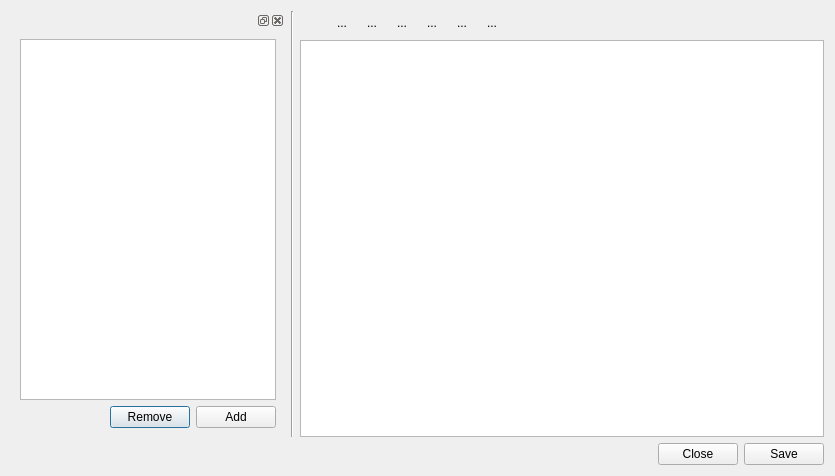
<?xml version="1.0" encoding="UTF-8"?>
<ui version="4.0">
 <class>NoteEditor</class>
 <widget class="QDialog" name="NoteEditor">
  <property name="geometry">
   <rect>
    <x>0</x>
    <y>0</y>
    <width>835</width>
    <height>476</height>
   </rect>
  </property>
  <property name="windowTitle">
   <string>Dialog</string>
  </property>
  <layout class="QVBoxLayout" name="verticalLayout_3">
   <item>
    <layout class="QHBoxLayout" name="horizontalLayout_4">
     <item>
      <widget class="QDockWidget" name="dockWidget">
       <property name="sizePolicy">
        <sizepolicy hsizetype="Maximum" vsizetype="Preferred">
         <horstretch>0</horstretch>
         <verstretch>0</verstretch>
        </sizepolicy>
       </property>
       <widget class="QWidget" name="dockWidgetContents">
        <layout class="QHBoxLayout" name="horizontalLayout_5">
         <item>
          <layout class="QVBoxLayout" name="verticalLayout">
           <property name="sizeConstraint">
            <enum>QLayout::SetMaximumSize</enum>
           </property>
           <item>
            <widget class="QListWidget" name="listWidget_notes">
             <property name="sizePolicy">
              <sizepolicy hsizetype="Fixed" vsizetype="Expanding">
               <horstretch>0</horstretch>
               <verstretch>0</verstretch>
              </sizepolicy>
             </property>
             <property name="minimumSize">
              <size>
               <width>200</width>
               <height>0</height>
              </size>
             </property>
            </widget>
           </item>
           <item>
            <layout class="QHBoxLayout" name="horizontalLayout">
             <item>
              <spacer name="horizontalSpacer_2">
               <property name="orientation">
                <enum>Qt::Horizontal</enum>
               </property>
               <property name="sizeHint" stdset="0">
                <size>
                 <width>40</width>
                 <height>20</height>
                </size>
               </property>
              </spacer>
             </item>
             <item>
              <widget class="QPushButton" name="pushButton_2">
               <property name="sizePolicy">
                <sizepolicy hsizetype="Fixed" vsizetype="Fixed">
                 <horstretch>0</horstretch>
                 <verstretch>0</verstretch>
                </sizepolicy>
               </property>
               <property name="text">
                <string>Remove</string>
               </property>
              </widget>
             </item>
             <item>
              <widget class="QPushButton" name="pushButton">
               <property name="sizePolicy">
                <sizepolicy hsizetype="Fixed" vsizetype="Fixed">
                 <horstretch>0</horstretch>
                 <verstretch>0</verstretch>
                </sizepolicy>
               </property>
               <property name="text">
                <string>Add</string>
               </property>
              </widget>
             </item>
            </layout>
           </item>
          </layout>
         </item>
        </layout>
       </widget>
      </widget>
     </item>
     <item>
      <widget class="Line" name="line">
       <property name="orientation">
        <enum>Qt::Vertical</enum>
       </property>
      </widget>
     </item>
     <item>
      <layout class="QVBoxLayout" name="verticalLayout_2">
       <property name="sizeConstraint">
        <enum>QLayout::SetFixedSize</enum>
       </property>
       <property name="leftMargin">
        <number>0</number>
       </property>
       <item>
        <layout class="QHBoxLayout" name="horizontalLayout_2">
         <property name="sizeConstraint">
          <enum>QLayout::SetFixedSize</enum>
         </property>
         <item>
          <widget class="QToolButton" name="toolButton_3">
           <property name="text">
            <string/>
           </property>
           <property name="icon">
            <iconset resource="../icons.qrc">
             <normaloff>:/icons/16x16/edit-undo.png</normaloff>:/icons/16x16/edit-undo.png</iconset>
           </property>
           <property name="autoRaise">
            <bool>true</bool>
           </property>
          </widget>
         </item>
         <item>
          <widget class="QToolButton" name="toolButton_7">
           <property name="text">
            <string>...</string>
           </property>
           <property name="icon">
            <iconset resource="../icons.qrc">
             <normaloff>:/icons/16x16/edit-redo.png</normaloff>:/icons/16x16/edit-redo.png</iconset>
           </property>
           <property name="autoRaise">
            <bool>true</bool>
           </property>
          </widget>
         </item>
         <item>
          <widget class="QToolButton" name="toolButton_6">
           <property name="text">
            <string>...</string>
           </property>
           <property name="icon">
            <iconset resource="../icons.qrc">
             <normaloff>:/icons/16x16/format-text-bold.png</normaloff>:/icons/16x16/format-text-bold.png</iconset>
           </property>
           <property name="autoRaise">
            <bool>true</bool>
           </property>
          </widget>
         </item>
         <item>
          <widget class="QToolButton" name="toolButton_5">
           <property name="text">
            <string>...</string>
           </property>
           <property name="icon">
            <iconset resource="../icons.qrc">
             <normaloff>:/icons/16x16/format-text-italic.png</normaloff>:/icons/16x16/format-text-italic.png</iconset>
           </property>
           <property name="autoRaise">
            <bool>true</bool>
           </property>
          </widget>
         </item>
         <item>
          <widget class="QToolButton" name="toolButton_4">
           <property name="text">
            <string>...</string>
           </property>
           <property name="icon">
            <iconset resource="../icons.qrc">
             <normaloff>:/icons/16x16/format-text-underline.png</normaloff>:/icons/16x16/format-text-underline.png</iconset>
           </property>
           <property name="autoRaise">
            <bool>true</bool>
           </property>
          </widget>
         </item>
         <item>
          <widget class="QToolButton" name="toolButton_2">
           <property name="text">
            <string>...</string>
           </property>
           <property name="icon">
            <iconset resource="../icons.qrc">
             <normaloff>:/icons/16x16/format-text-color.png</normaloff>:/icons/16x16/format-text-color.png</iconset>
           </property>
           <property name="autoRaise">
            <bool>true</bool>
           </property>
          </widget>
         </item>
         <item>
          <widget class="QToolButton" name="toolButton">
           <property name="sizePolicy">
            <sizepolicy hsizetype="Fixed" vsizetype="Fixed">
             <horstretch>0</horstretch>
             <verstretch>0</verstretch>
            </sizepolicy>
           </property>
           <property name="text">
            <string>...</string>
           </property>
           <property name="autoRaise">
            <bool>true</bool>
           </property>
          </widget>
         </item>
         <item>
          <spacer name="horizontalSpacer_3">
           <property name="orientation">
            <enum>Qt::Horizontal</enum>
           </property>
           <property name="sizeHint" stdset="0">
            <size>
             <width>40</width>
             <height>20</height>
            </size>
           </property>
          </spacer>
         </item>
        </layout>
       </item>
       <item>
        <widget class="QTextEdit" name="textEdit_note">
         <property name="sizePolicy">
          <sizepolicy hsizetype="Expanding" vsizetype="Expanding">
           <horstretch>0</horstretch>
           <verstretch>0</verstretch>
          </sizepolicy>
         </property>
        </widget>
       </item>
      </layout>
     </item>
    </layout>
   </item>
   <item>
    <layout class="QHBoxLayout" name="horizontalLayout_3">
     <item>
      <spacer name="horizontalSpacer">
       <property name="orientation">
        <enum>Qt::Horizontal</enum>
       </property>
       <property name="sizeHint" stdset="0">
        <size>
         <width>40</width>
         <height>20</height>
        </size>
       </property>
      </spacer>
     </item>
     <item>
      <widget class="QPushButton" name="pushButton_4">
       <property name="text">
        <string>Close</string>
       </property>
      </widget>
     </item>
     <item>
      <widget class="QPushButton" name="pushButton_3">
       <property name="text">
        <string>Save</string>
       </property>
      </widget>
     </item>
    </layout>
   </item>
  </layout>
 </widget>
 <resources>
  <include location="../icons.qrc"/>
 </resources>
 <connections/>
</ui>
